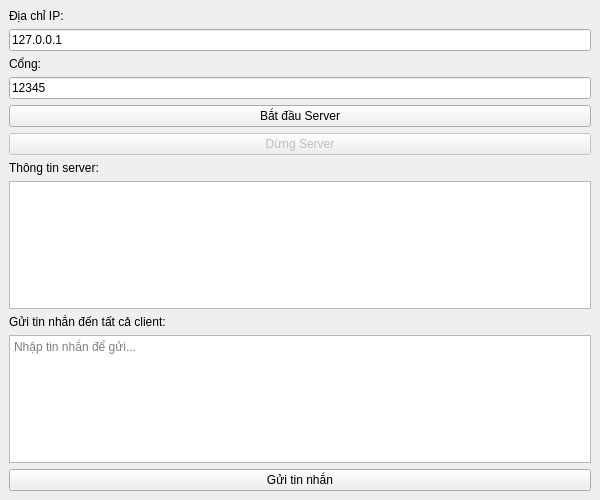
<?xml version="1.0" encoding="UTF-8"?>
<ui version="4.0">
 <class>ServerWindow</class>
 <widget class="QMainWindow" name="ServerWindow">
  <property name="geometry">
   <rect>
    <x>0</x>
    <y>0</y>
    <width>600</width>
    <height>500</height>
   </rect>
  </property>
  <property name="windowTitle">
   <string>Server GUI</string>
  </property>
  <widget class="QWidget" name="centralwidget">
   <layout class="QVBoxLayout" name="verticalLayout">
    <item>
     <widget class="QLabel" name="label_ip">
      <property name="text">
       <string>Địa chỉ IP:</string>
      </property>
     </widget>
    </item>
    <item>
     <widget class="QLineEdit" name="host_input">
      <property name="placeholderText">
       <string>Nhập địa chỉ IP</string>
      </property>
      <property name="text">
       <string>127.0.0.1</string>
      </property>
     </widget>
    </item>
    <item>
     <widget class="QLabel" name="label_port">
      <property name="text">
       <string>Cổng:</string>
      </property>
     </widget>
    </item>
    <item>
     <widget class="QLineEdit" name="port_input">
      <property name="placeholderText">
       <string>Nhập cổng</string>
      </property>
      <property name="text">
       <string>12345</string>
      </property>
     </widget>
    </item>
    <item>
     <widget class="QPushButton" name="start_button">
      <property name="text">
       <string>Bắt đầu Server</string>
      </property>
     </widget>
    </item>
    <item>
     <widget class="QPushButton" name="stop_button">
      <property name="text">
       <string>Dừng Server</string>
      </property>
      <property name="enabled">
       <bool>false</bool>
      </property>
     </widget>
    </item>
    <item>
     <widget class="QLabel" name="label_log">
      <property name="text">
       <string>Thông tin server:</string>
      </property>
     </widget>
    </item>
    <item>
     <widget class="QTextEdit" name="log_display">
      <property name="readOnly">
       <bool>true</bool>
      </property>
     </widget>
    </item>
    <item>
     <widget class="QLabel" name="label_chat">
      <property name="text">
       <string>Gửi tin nhắn đến tất cả client:</string>
      </property>
     </widget>
    </item>
    <item>
     <widget class="QTextEdit" name="message_input">
      <property name="placeholderText">
       <string>Nhập tin nhắn để gửi...</string>
      </property>
     </widget>
    </item>
    <item>
     <widget class="QPushButton" name="send_button">
      <property name="text">
       <string>Gửi tin nhắn</string>
      </property>
     </widget>
    </item>
   </layout>
  </widget>
 </widget>
 <resources/>
 <connections/>
</ui>
